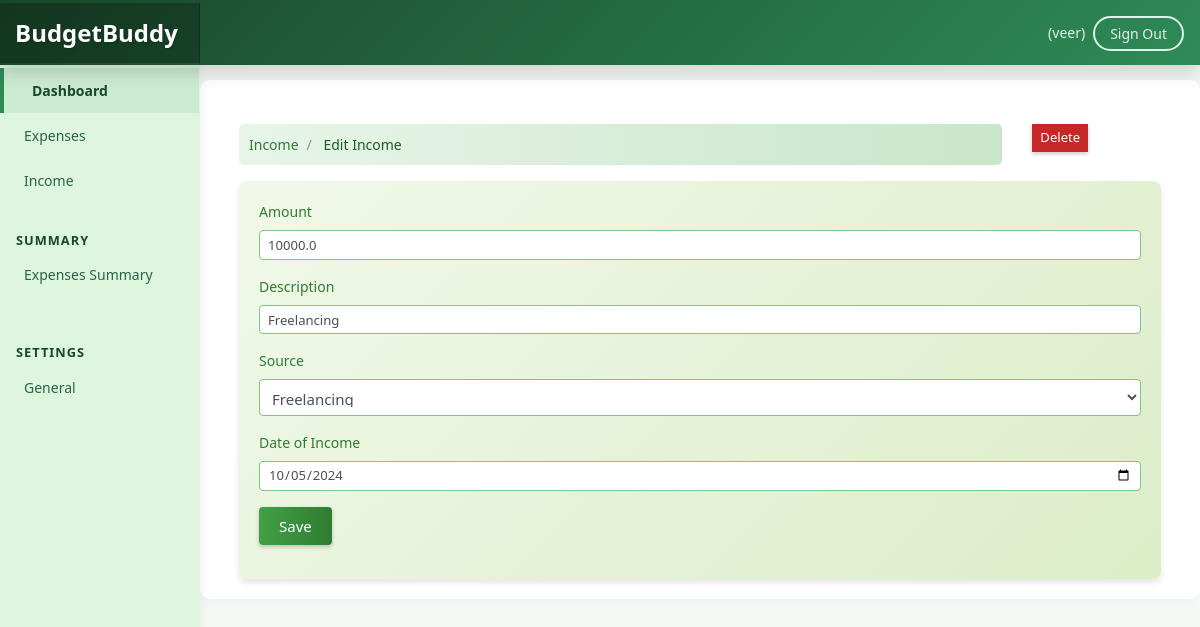
The app's page /income/edit-income/2 (signed in) with its own data.
### userincome/models.py (models this page shows, shortened)
class UserIncome(models.Model):
    amount = models.FloatField()  # DECIMAL
    date = models.DateField(default=now)
    description = models.TextField()
    owner = models.ForeignKey(to=User, on_delete=models.CASCADE)
    source = models.CharField(max_length=266)
    class Meta:
        ordering: ['-date']

### userincome/views.py (the view, shortened to what this page needs)
# urls.py: path('edit-income/<int:id>', views.income_edit, name="income-edit"),
@login_required(login_url='/authentication/login')
def income_edit(request, id):
    income = UserIncome.objects.get(pk=id)
    sources = Source.objects.all()
    context = {
        'income': income,
        'values': income,
        'sources': sources
    }
    if request.method == 'GET':
        return render(request, 'income/edit_income.html', context)

### templates/income/edit_income.html (shortened to what this page needs)
{% extends 'base.html' %}
{% block content %}
<div class="container mt-4">
  <div class="row">
    <div class="col-md-10">
      <nav aria-label="breadcrumb">
        <ol class="breadcrumb" style="background: linear-gradient(to right, #e8f5e9, #c8e6c9); padding: 10px; border-radius: 5px;">
          <li class="breadcrumb-item">
            <a href="{% url 'income'%}" style="color: #2e7d32; text-decoration: none;">Income</a>
          </li>
          <li class="breadcrumb-item active" aria-current="page" style="color: #1b5e20;">
            Edit Income
          </li>
        </ol>
      </nav>
    </div>
    <div class="col-md-2">
        <a href="{% url 'income-delete' income.id %}"
        class="btn btn-danger btn-sm"
        style="background: #c62828; border: none; box-shadow: 0 2px 4px rgba(0,0,0,0.2);"
      >Delete</a>
    </div>
  </div>
  <div class="card" style="border: none; box-shadow: 0 4px 6px rgba(0,0,0,0.1); border-radius: 8px;">
    <div class="card-body" style="background: linear-gradient(135deg, #f1f8e9, #dcedc8); border-radius: 8px;">
      <form action="{% url 'income-edit' income.id %}" method="post">
        <div class="form-group">
          <label for="" style="color: #2e7d32; font-weight: 500;">Amount</label>
          <input
            type="text"
            class="form-control form-control-sm"
            name="amount"
            value="{{values.amount}}"
            style="border: 1px solid #81c784; border-radius: 4px; padding: 8px;"
          />
        </div>
        <div class="form-group">
          <label for="" style="color: #2e7d32; font-weight: 500;">Description</label>
          <input
            type="text"
            class="form-control form-control-sm"
            name="description"
            value="{{values.description}}"
            style="border: 1px solid #81c784; border-radius: 4px; padding: 8px;"
          />
        </div>
        <div class="form-group">
          <label for="" style="color: #2e7d32; font-weight: 500;">Source</label>
          <select class="form-control" name="source" style="border: 1px solid #81c784; border-radius: 4px; padding: 8px;">
            <option selected name="source" value="{{values.source}}"
              >{{values.source}}</option
            >
          </select>
        </div>
        <div class="form-group">
          <label for="" style="color: #2e7d32; font-weight: 500;">Date of Income</label>
          <input
            type="date"
            value="{{values.date | date:'Y-m-d' }}"
            class="form-control form-control-sm"
            name="income_date"
            style="border: 1px solid #81c784; border-radius: 4px; padding: 8px;"
          />
        </div>
        <input
          type="submit"
          value="Save"
          class="btn btn-primary btn-primary-sm"
          style="background: linear-gradient(to right, #43a047, #2e7d32); border: none; padding: 8px 20px; border-radius: 4px; box-shadow: 0 2px 4px rgba(0,0,0,0.2); color: white; cursor: pointer;"
        />
      </form>
    </div>
  </div>
</div>
{% endblock %}

### templates/base.html (shortened to what this page needs)
{% load static %}
<html lang="en">
  <head>
    <link href="{% static 'css/bootstrap.min.css'%}" rel="stylesheet" />
    <link href="{% static 'css/main.css'%}" rel="stylesheet" />
    <link href="{% static 'css/dashboard.css' %}" rel="stylesheet" />
  </head>
  <body style="background-color: #f5f9f5;">
    <nav class="navbar navbar-dark fixed-top bg-dark flex-md-nowrap p-0 shadow" style="background: linear-gradient(135deg, #1a472a 0%, #2e8b57 100%) !important;">
      <a class="navbar-brand col-sm-3 col-md-2 mr-0" href="#" style="font-size: 1.5rem; font-weight: bold; color: #ffffff; text-shadow: 1px 1px 2px rgba(0,0,0,0.2);">BudgetBuddy</a>
      <ul
        class="navbar-nav px-3"
        style="display: flex; flex-direction: row; align-items: center;"
      >
        <li class="nav-item text-nowrap">
          <span class="nav-link" style="color: #e0f2e9;">
            ({{request.user.username}})
          </span>
        </li>
        <li class="nav-item text-nowrap mt-3 ml-2">
          <form action="{% url 'logout' %}" method="POST">
            <input
              class="text text-capitalize"
              type="submit"
              value="Sign out"
              style="background: transparent; border: 2px solid #e0f2e9; color: #e0f2e9; padding: 5px 15px; border-radius: 20px; cursor: pointer; transition: all 0.3s ease;"
              onmouseover="this.style.backgroundColor='#e0f2e9'; this.style.color='#1a472a';"
              onmouseout="this.style.backgroundColor='transparent'; this.style.color='#e0f2e9';"
            />
          </form>
        </li>
      </ul>
    </nav>
    <div class="container-fluid" style="margin-top: 60px;">
      <div class="row">
        {% include 'partials/_sidebar.html' %}
        <main role="main" class="col-md-9 ml-sm-auto col-lg-10 px-4" style="background: #ffffff; border-radius: 10px; box-shadow: 0 0 15px rgba(0,0,0,0.05); padding: 20px; margin-top: 20px;">
          {% block content %} {% endblock %}
        </main>
      </div>
    </div>
  </body>
</html>

### expensetracker/static/css/dashboard.css (style rules this page uses)
body { font-size: 0.875rem; }
[role="main"] { padding-top: 133px; }
@media (min-width: 768px) { [role="main"] { padding-top: 48px; } }
.navbar-brand { padding-top: 0.75rem; padding-bottom: 0.75rem; font-size: 1rem; background-color: rgba(0, 0, 0, 0.25); box-shadow: inset -1px 0 0 rgba(0, 0, 0, 0.25); }

### records on screen
UserIncome: amount "10000.0", description "Freelancing", source "Freelancing", income_date "10/05/2024"

### other values on screen
{{ request.user.username }} "veer"
